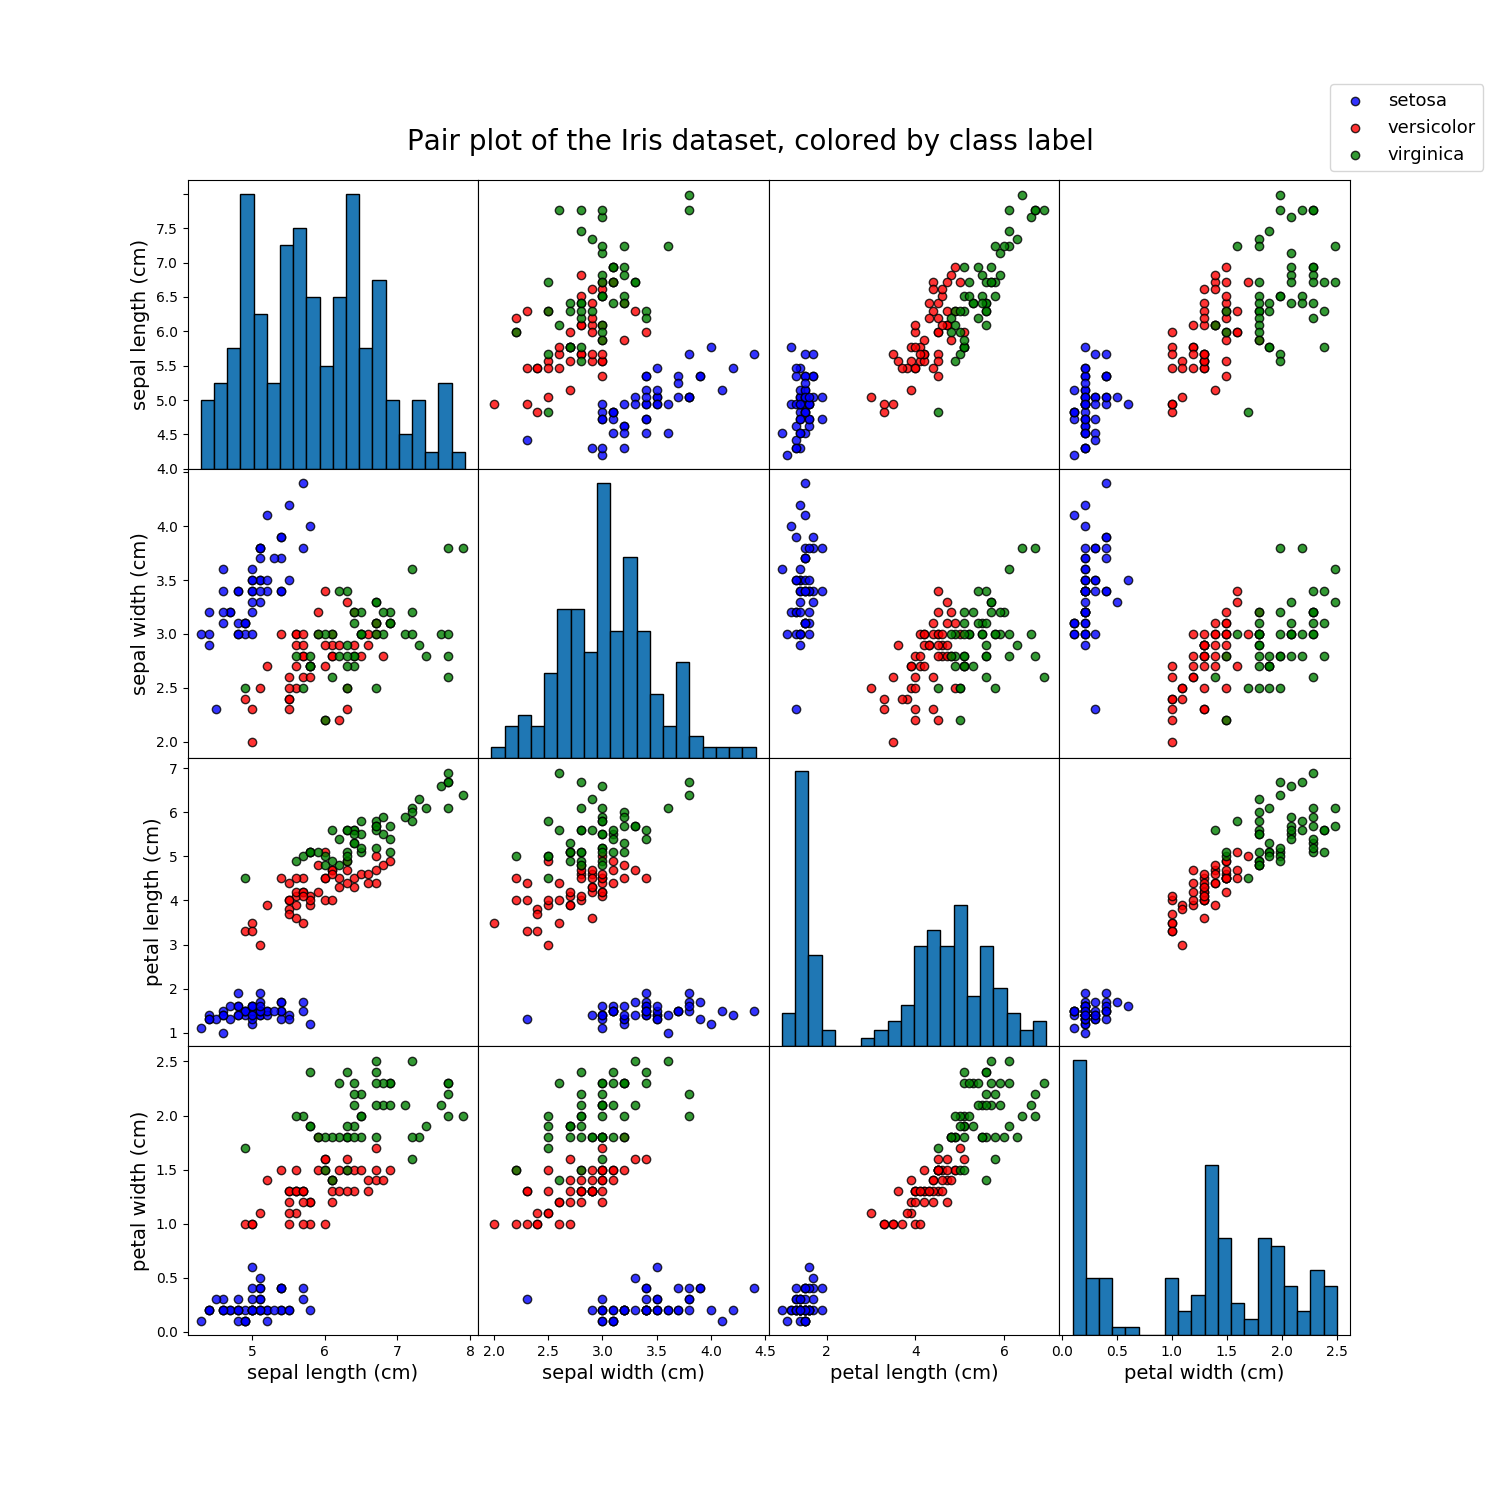

This figure's Python source:
import numpy as np
import matplotlib.pyplot as plt
from sklearn.datasets import load_iris

iris = load_iris()
x = load_iris().data
y = load_iris().target

y_0 = x[0:50, :]
y_1 = x[51:100, :]
y_2 = x[101:150, :]

fig, axes = plt.subplots(4, 4, figsize=(15, 15))
fig.text(0.5, 0.9, "Pair plot of the Iris dataset, colored by class label", ha="center", fontsize=20)
fig.subplots_adjust(hspace=0, wspace=0)

for i in [0,1,2,3]:
    for j in [1,2,3]:
        axes[i,j].yaxis.set_visible(False)
        
axes[0,0].set_ylabel('sepal length (cm)', fontsize = 14)
axes[0,0].set_yticklabels(np.arange(4, 8, step=0.5))
axes[1,0].set_ylabel('sepal width (cm)', fontsize = 14)
axes[1,0].set_yticklabels(np.arange(1.5, 4.5, step=0.5))
axes[2,0].set_ylabel('petal length (cm)', fontsize = 14)
axes[3,0].set_ylabel('petal width (cm)', fontsize = 14)

axes[3,0].set_xlabel('sepal length (cm)', fontsize = 14)
axes[3,1].set_xlabel('sepal width (cm)', fontsize = 14)
axes[3,2].set_xlabel('petal length (cm)', fontsize = 14)
axes[3,3].set_xlabel('petal width (cm)', fontsize = 14)

#histograms
for i in np.arange(0, 4):
    axes[i,i].hist(x[:,i], bins = 20, edgecolor = 'k') 

#Scatter plots
for i in [1,2,3]:
    axes[0, i].scatter(y_0[:,i], y_0[:,0], c = 'blue', label = 'setosa', alpha = .8, edgecolor = 'k')
    axes[0, i].scatter(y_1[:,i], y_1[:,0], c = 'red', label = 'versicolor', alpha = .8, edgecolor = 'k')
    axes[0, i].scatter(y_2[:,i], y_2[:,0], c = 'green', label = 'virginica', alpha = .8, edgecolor = 'k')
    
for i in [0,2,3]:
    axes[1, i].scatter(y_0[:,i], y_0[:,1], c = 'blue', label = 'setosa', alpha = .8, edgecolor = 'k')
    axes[1, i].scatter(y_1[:,i], y_1[:,1], c = 'red', label = 'versicolor', alpha = .8, edgecolor = 'k')
    axes[1, i].scatter(y_2[:,i], y_2[:,1], c = 'green', label = 'virginica', alpha = .8, edgecolor = 'k')
    
for i in [0,1,3]:
    axes[2, i].scatter(y_0[:,i], y_0[:,2], c = 'blue', label = 'setosa', alpha = .8, edgecolor = 'k')
    axes[2, i].scatter(y_1[:,i], y_1[:,2], c = 'red', label = 'versicolor', alpha = .8, edgecolor = 'k')
    axes[2, i].scatter(y_2[:,i], y_2[:,2], c = 'green', label = 'virginica', alpha = .8, edgecolor = 'k')
    
for i in [0,1,2]:
    axes[3, i].scatter(y_0[:,i], y_0[:,3], c = 'blue',label = 'setosa', alpha = .8, edgecolor = 'k')
    axes[3, i].scatter(y_1[:,i], y_1[:,3], c = 'red', label = 'versicolor', alpha = .8, edgecolor = 'k')
    axes[3, i].scatter(y_2[:,i], y_2[:,3], c = 'green', label = 'virginica', alpha = .8, edgecolor = 'k')

axes[0,3].legend(bbox_to_anchor=(0.9, 1), fontsize = 13)
plt.savefig('task22.png')

